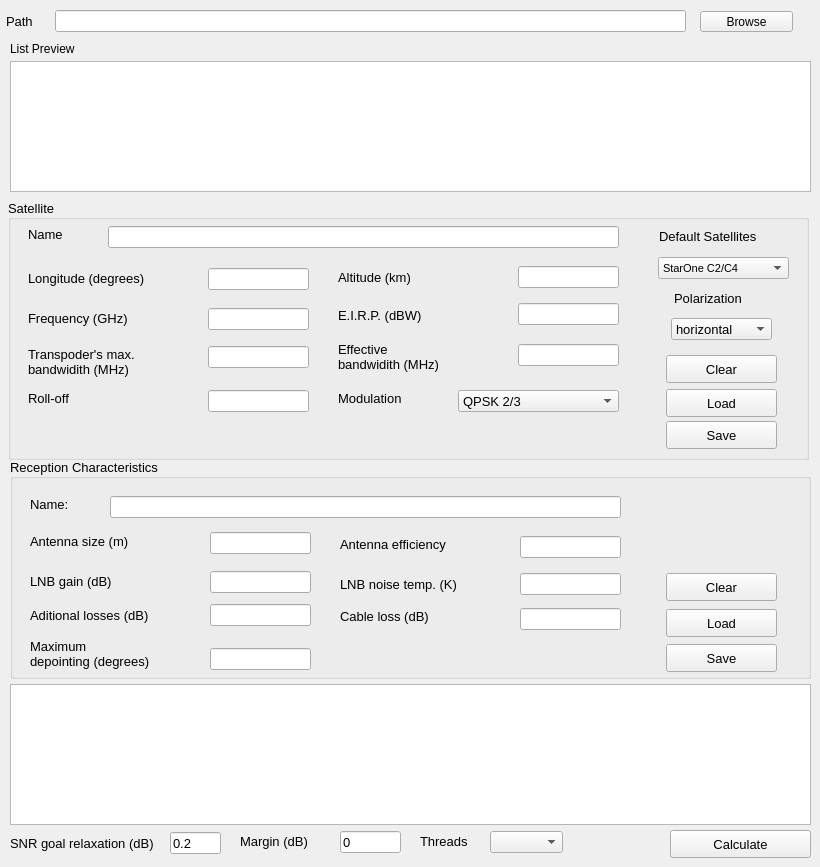
      <widget class="QWidget" name="list_perf_calc_page_2">
       <widget class="QPushButton" name="browse_path_mp_perf_2">
        <property name="geometry">
         <rect>
          <x>700</x>
          <y>11</y>
          <width>93</width>
          <height>21</height>
         </rect>
        </property>
        <property name="statusTip">
         <string>Browse list</string>
        </property>
        <property name="text">
         <string>Browse</string>
        </property>
       </widget>
       <widget class="QLabel" name="label_137">
        <property name="geometry">
         <rect>
          <x>6</x>
          <y>13</y>
          <width>55</width>
          <height>16</height>
         </rect>
        </property>
        <property name="font">
         <font>
          <pointsize>10</pointsize>
         </font>
        </property>
        <property name="text">
         <string>Path</string>
        </property>
       </widget>
       <widget class="QTableWidget" name="preview_mp_perf_2">
        <property name="geometry">
         <rect>
          <x>10</x>
          <y>61</y>
          <width>801</width>
          <height>131</height>
         </rect>
        </property>
       </widget>
       <widget class="QLabel" name="label_138">
        <property name="geometry">
         <rect>
          <x>10</x>
          <y>41</y>
          <width>91</width>
          <height>16</height>
         </rect>
        </property>
        <property name="text">
         <string>List Preview</string>
        </property>
       </widget>
       <widget class="QGroupBox" name="groupBox_19">
        <property name="geometry">
         <rect>
          <x>8</x>
          <y>199</y>
          <width>801</width>
          <height>261</height>
         </rect>
        </property>
        <property name="font">
         <font>
          <pointsize>10</pointsize>
         </font>
        </property>
        <property name="autoFillBackground">
         <bool>false</bool>
        </property>
        <property name="title">
         <string>Satellite</string>
        </property>
        <property name="alignment">
         <set>Qt::AlignJustify|Qt::AlignVCenter</set>
        </property>
        <widget class="QLabel" name="label_139">
         <property name="geometry">
          <rect>
           <x>20</x>
           <y>27</y>
           <width>55</width>
           <height>16</height>
          </rect>
         </property>
         <property name="text">
          <string>Name</string>
         </property>
        </widget>
        <widget class="QLabel" name="label_140">
         <property name="geometry">
          <rect>
           <x>20</x>
           <y>69</y>
           <width>161</width>
           <height>21</height>
          </rect>
         </property>
         <property name="text">
          <string>Longitude (degrees)</string>
         </property>
        </widget>
        <widget class="QLineEdit" name="name_sat_mp_perf_2">
         <property name="geometry">
          <rect>
           <x>100</x>
           <y>27</y>
           <width>511</width>
           <height>22</height>
          </rect>
         </property>
        </widget>
        <widget class="QLineEdit" name="long_sat_mp_perf_2">
         <property name="geometry">
          <rect>
           <x>200</x>
           <y>69</y>
           <width>101</width>
           <height>22</height>
          </rect>
         </property>
        </widget>
        <widget class="QPushButton" name="save_sat_mp_perf_2">
         <property name="geometry">
          <rect>
           <x>658</x>
           <y>222</y>
           <width>111</width>
           <height>28</height>
          </rect>
         </property>
         <property name="font">
          <font>
           <pointsize>10</pointsize>
           <weight>50</weight>
           <bold>false</bold>
          </font>
         </property>
         <property name="text">
          <string>Save</string>
         </property>
        </widget>
        <widget class="QPushButton" name="load_sat_mp_perf_2">
         <property name="geometry">
          <rect>
           <x>658</x>
           <y>190</y>
           <width>111</width>
           <height>28</height>
          </rect>
         </property>
         <property name="font">
          <font>
           <pointsize>10</pointsize>
           <weight>50</weight>
           <bold>false</bold>
          </font>
         </property>
         <property name="text">
          <string>Load</string>
         </property>
        </widget>
        <widget class="QComboBox" name="default_sat_mp_perf_2">
         <property name="geometry">
          <rect>
           <x>650</x>
           <y>58</y>
           <width>131</width>
           <height>22</height>
          </rect>
         </property>
         <property name="font">
          <font>
           <pointsize>8</pointsize>
          </font>
         </property>
         <item>
          <property name="text">
           <string>StarOne C2/C4</string>
          </property>
         </item>
         <item>
          <property name="text">
           <string>Hispamar</string>
          </property>
         </item>
         <item>
          <property name="text">
           <string>Claro</string>
          </property>
         </item>
         <item>
          <property name="text">
           <string>Menino Ney</string>
          </property>
         </item>
        </widget>
        <widget class="QLabel" name="label_141">
         <property name="geometry">
          <rect>
           <x>651</x>
           <y>29</y>
           <width>131</width>
           <height>16</height>
          </rect>
         </property>
         <property name="text">
          <string>Default Satellites</string>
         </property>
        </widget>
        <widget class="QLabel" name="label_142">
         <property name="geometry">
          <rect>
           <x>330</x>
           <y>70</y>
           <width>111</width>
           <height>16</height>
          </rect>
         </property>
         <property name="text">
          <string>Altitude (km)</string>
         </property>
        </widget>
        <widget class="QLineEdit" name="height_sat_mp_perf_2">
         <property name="geometry">
          <rect>
           <x>510</x>
           <y>67</y>
           <width>101</width>
           <height>22</height>
          </rect>
         </property>
        </widget>
        <widget class="QLabel" name="label_143">
         <property name="geometry">
          <rect>
           <x>330</x>
           <y>108</y>
           <width>121</width>
           <height>16</height>
          </rect>
         </property>
         <property name="text">
          <string>E.I.R.P. (dBW)</string>
         </property>
        </widget>
        <widget class="QLineEdit" name="eirp_sat_mp_perf_2">
         <property name="geometry">
          <rect>
           <x>510</x>
           <y>104</y>
           <width>101</width>
           <height>22</height>
          </rect>
         </property>
        </widget>
        <widget class="QLabel" name="label_144">
         <property name="geometry">
          <rect>
           <x>20</x>
           <y>137</y>
           <width>171</width>
           <height>51</height>
          </rect>
         </property>
         <property name="layoutDirection">
          <enum>Qt::LeftToRight</enum>
         </property>
         <property name="text">
          <string>Transpoder's max.
bandwidith (MHz)</string>
         </property>
        </widget>
        <widget class="QLineEdit" name="max_bw_sat_mp_perf_2">
         <property name="geometry">
          <rect>
           <x>200</x>
           <y>147</y>
           <width>101</width>
           <height>22</height>
          </rect>
         </property>
        </widget>
        <widget class="QLabel" name="label_145">
         <property name="geometry">
          <rect>
           <x>330</x>
           <y>132</y>
           <width>171</width>
           <height>51</height>
          </rect>
         </property>
         <property name="layoutDirection">
          <enum>Qt::LeftToRight</enum>
         </property>
         <property name="text">
          <string>Effective 
bandwidith (MHz)</string>
         </property>
        </widget>
        <widget class="QLineEdit" name="bw_util_sat_mp_perf_2">
         <property name="geometry">
          <rect>
           <x>510</x>
           <y>145</y>
           <width>101</width>
           <height>22</height>
          </rect>
         </property>
        </widget>
        <widget class="QLabel" name="label_146">
         <property name="geometry">
          <rect>
           <x>20</x>
           <y>191</y>
           <width>61</width>
           <height>16</height>
          </rect>
         </property>
         <property name="text">
          <string>Roll-off</string>
         </property>
        </widget>
        <widget class="QLineEdit" name="rolloff_sat_mp_perf_2">
         <property name="geometry">
          <rect>
           <x>200</x>
           <y>191</y>
           <width>101</width>
           <height>22</height>
          </rect>
         </property>
        </widget>
        <widget class="QLabel" name="label_147">
         <property name="geometry">
          <rect>
           <x>330</x>
           <y>191</y>
           <width>91</width>
           <height>16</height>
          </rect>
         </property>
         <property name="text">
          <string>Modulation</string>
         </property>
        </widget>
        <widget class="QComboBox" name="modcod_sat_mp_perf_2">
         <property name="geometry">
          <rect>
           <x>450</x>
           <y>191</y>
           <width>161</width>
           <height>22</height>
          </rect>
         </property>
         <item>
          <property name="text">
           <string>QPSK 2/3</string>
          </property>
         </item>
         <item>
          <property name="text">
           <string>8PSK 30/33</string>
          </property>
         </item>
         <item>
          <property name="text">
           <string>64 QAM</string>
          </property>
         </item>
        </widget>
        <widget class="QLabel" name="label_148">
         <property name="geometry">
          <rect>
           <x>20</x>
           <y>109</y>
           <width>131</width>
           <height>20</height>
          </rect>
         </property>
         <property name="text">
          <string>Frequency (GHz)</string>
         </property>
        </widget>
        <widget class="QLineEdit" name="freq_sat_mp_perf_2">
         <property name="geometry">
          <rect>
           <x>200</x>
           <y>109</y>
           <width>101</width>
           <height>22</height>
          </rect>
         </property>
        </widget>
        <widget class="QLabel" name="label_149">
         <property name="geometry">
          <rect>
           <x>666</x>
           <y>89</y>
           <width>91</width>
           <height>20</height>
          </rect>
         </property>
         <property name="text">
          <string>Polarization</string>
         </property>
        </widget>
        <widget class="QComboBox" name="pol_sat_mp_perf_2">
         <property name="geometry">
          <rect>
           <x>663</x>
           <y>119</y>
           <width>101</width>
           <height>22</height>
          </rect>
         </property>
         <item>
          <property name="text">
           <string>horizontal</string>
          </property>
         </item>
         <item>
          <property name="text">
           <string>vertical</string>
          </property>
         </item>
         <item>
          <property name="text">
           <string>circular</string>
          </property>
         </item>
        </widget>
        <widget class="QPushButton" name="clear_satellite_mp_perf_2">
         <property name="geometry">
          <rect>
           <x>658</x>
           <y>156</y>
           <width>111</width>
           <height>28</height>
          </rect>
         </property>
         <property name="font">
          <font>
           <pointsize>10</pointsize>
           <weight>50</weight>
           <bold>false</bold>
          </font>
         </property>
         <property name="text">
          <string>Clear</string>
         </property>
        </widget>
       </widget>
       <widget class="QGroupBox" name="groupBox_20">
        <property name="geometry">
         <rect>
          <x>10</x>
          <y>458</y>
          <width>801</width>
          <height>221</height>
         </rect>
        </property>
        <property name="font">
         <font>
          <pointsize>10</pointsize>
         </font>
        </property>
        <property name="autoFillBackground">
         <bool>false</bool>
        </property>
        <property name="title">
         <string>Reception Characteristics</string>
        </property>
        <property name="alignment">
         <set>Qt::AlignJustify|Qt::AlignVCenter</set>
        </property>
        <widget class="QLabel" name="label_150">
         <property name="geometry">
          <rect>
           <x>20</x>
           <y>38</y>
           <width>55</width>
           <height>16</height>
          </rect>
         </property>
         <property name="text">
          <string>Name:</string>
         </property>
        </widget>
        <widget class="QLabel" name="label_151">
         <property name="geometry">
          <rect>
           <x>20</x>
           <y>68</y>
           <width>151</width>
           <height>31</height>
          </rect>
         </property>
         <property name="text">
          <string>Antenna size (m)</string>
         </property>
        </widget>
        <widget class="QLabel" name="label_152">
         <property name="geometry">
          <rect>
           <x>20</x>
           <y>113</y>
           <width>161</width>
           <height>21</height>
          </rect>
         </property>
         <property name="text">
          <string>LNB gain (dB)</string>
         </property>
        </widget>
        <widget class="QLineEdit" name="name_reception_mp_perf_2">
         <property name="geometry">
          <rect>
           <x>100</x>
           <y>38</y>
           <width>511</width>
           <height>22</height>
          </rect>
         </property>
        </widget>
        <widget class="QLineEdit" name="lnb_gain_reception_mp_perf_2">
         <property name="geometry">
          <rect>
           <x>200</x>
           <y>113</y>
           <width>101</width>
           <height>22</height>
          </rect>
         </property>
        </widget>
        <widget class="QLineEdit" name="ant_size_reception_mp_perf_2">
         <property name="geometry">
          <rect>
           <x>200</x>
           <y>74</y>
           <width>101</width>
           <height>22</height>
          </rect>
         </property>
        </widget>
        <widget class="QPushButton" name="save_reception_mp_perf_2">
         <property name="geometry">
          <rect>
           <x>656</x>
           <y>186</y>
           <width>111</width>
           <height>28</height>
          </rect>
         </property>
         <property name="font">
          <font>
           <pointsize>10</pointsize>
           <weight>50</weight>
           <bold>false</bold>
          </font>
         </property>
         <property name="text">
          <string>Save</string>
         </property>
        </widget>
        <widget class="QPushButton" name="load_reception_mp_perf_2">
         <property name="geometry">
          <rect>
           <x>656</x>
           <y>151</y>
           <width>111</width>
           <height>28</height>
          </rect>
         </property>
         <property name="font">
          <font>
           <pointsize>10</pointsize>
           <weight>50</weight>
           <bold>false</bold>
          </font>
         </property>
         <property name="text">
          <string>Load</string>
         </property>
        </widget>
        <widget class="QLabel" name="label_153">
         <property name="geometry">
          <rect>
           <x>330</x>
           <y>78</y>
           <width>141</width>
           <height>16</height>
          </rect>
         </property>
         <property name="text">
          <string>Antenna efficiency</string>
         </property>
        </widget>
        <widget class="QLineEdit" name="ant_eff_reception_mp_perf_2">
         <property name="geometry">
          <rect>
           <x>510</x>
           <y>78</y>
           <width>101</width>
           <height>22</height>
          </rect>
         </property>
        </widget>
        <widget class="QLabel" name="label_154">
         <property name="geometry">
          <rect>
           <x>330</x>
           <y>118</y>
           <width>161</width>
           <height>16</height>
          </rect>
         </property>
         <property name="text">
          <string>LNB noise temp. (K)</string>
         </property>
         <property name="scaledContents">
          <bool>false</bool>
         </property>
        </widget>
        <widget class="QLineEdit" name="lnb_temp_reception_mp_perf_2">
         <property name="geometry">
          <rect>
           <x>510</x>
           <y>115</y>
           <width>101</width>
           <height>22</height>
          </rect>
         </property>
        </widget>
        <widget class="QLabel" name="label_155">
         <property name="geometry">
          <rect>
           <x>20</x>
           <y>132</y>
           <width>171</width>
           <height>51</height>
          </rect>
         </property>
         <property name="layoutDirection">
          <enum>Qt::LeftToRight</enum>
         </property>
         <property name="text">
          <string>Aditional losses (dB)</string>
         </property>
        </widget>
        <widget class="QLineEdit" name="aditional_losses_reception_mp_perf_2">
         <property name="geometry">
          <rect>
           <x>200</x>
           <y>146</y>
           <width>101</width>
           <height>22</height>
          </rect>
         </property>
        </widget>
        <widget class="QLabel" name="label_156">
         <property name="geometry">
          <rect>
           <x>20</x>
           <y>170</y>
           <width>171</width>
           <height>51</height>
          </rect>
         </property>
         <property name="layoutDirection">
          <enum>Qt::LeftToRight</enum>
         </property>
         <property name="text">
          <string>Maximum 
depointing (degrees)</string>
         </property>
        </widget>
        <widget class="QLineEdit" name="max_depoint_reception_mp_perf_2">
         <property name="geometry">
          <rect>
           <x>200</x>
           <y>190</y>
           <width>101</width>
           <height>22</height>
          </rect>
         </property>
        </widget>
        <widget class="QPushButton" name="clear_reception_mp_perf_2">
         <property name="geometry">
          <rect>
           <x>656</x>
           <y>115</y>
           <width>111</width>
           <height>28</height>
          </rect>
         </property>
         <property name="font">
          <font>
           <pointsize>10</pointsize>
           <weight>50</weight>
           <bold>false</bold>
          </font>
         </property>
         <property name="text">
          <string>Clear</string>
         </property>
        </widget>
        <widget class="QLineEdit" name="cable_loss_reception_mp_perf_2">
         <property name="geometry">
          <rect>
           <x>510</x>
           <y>150</y>
           <width>101</width>
           <height>22</height>
          </rect>
         </property>
        </widget>
        <widget class="QLabel" name="label_157">
         <property name="geometry">
          <rect>
           <x>330</x>
           <y>133</y>
           <width>171</width>
           <height>51</height>
          </rect>
         </property>
         <property name="layoutDirection">
          <enum>Qt::LeftToRight</enum>
         </property>
         <property name="text">
          <string>Cable loss (dB)</string>
         </property>
        </widget>
       </widget>
       <widget class="QTextEdit" name="output_sp_perf_4">
        <property name="geometry">
         <rect>
          <x>10</x>
          <y>684</y>
          <width>801</width>
          <height>141</height>
         </rect>
        </property>
       </widget>
       <widget class="QLineEdit" name="relaxation_mp_perf_2">
        <property name="geometry">
         <rect>
          <x>170</x>
          <y>832</y>
          <width>51</width>
          <height>22</height>
         </rect>
        </property>
        <property name="font">
         <font>
          <pointsize>10</pointsize>
         </font>
        </property>
        <property name="toolTip">
         <string/>
        </property>
        <property name="statusTip">
         <string>Goal (+ -) margin to achieve the required SNR</string>
        </property>
        <property name="text">
         <string>0.2</string>
        </property>
       </widget>
       <widget class="QPushButton" name="calc_mp_perf_2">
        <property name="geometry">
         <rect>
          <x>670</x>
          <y>830</y>
          <width>141</width>
          <height>28</height>
         </rect>
        </property>
        <property name="font">
         <font>
          <pointsize>10</pointsize>
         </font>
        </property>
        <property name="text">
         <string>Calculate</string>
        </property>
       </widget>
       <widget class="QLabel" name="label_158">
        <property name="geometry">
         <rect>
          <x>10</x>
          <y>833</y>
          <width>151</width>
          <height>21</height>
         </rect>
        </property>
        <property name="font">
         <font>
          <pointsize>10</pointsize>
         </font>
        </property>
        <property name="text">
         <string>SNR goal relaxation (dB)</string>
        </property>
       </widget>
       <widget class="QLabel" name="label_159">
        <property name="geometry">
         <rect>
          <x>420</x>
          <y>831</y>
          <width>61</width>
          <height>20</height>
         </rect>
        </property>
        <property name="font">
         <font>
          <pointsize>10</pointsize>
         </font>
        </property>
        <property name="text">
         <string>Threads</string>
        </property>
       </widget>
       <widget class="QComboBox" name="n_threads_2">
        <property name="geometry">
         <rect>
          <x>490</x>
          <y>831</y>
          <width>73</width>
          <height>22</height>
         </rect>
        </property>
        <property name="statusTip">
         <string>Thread number used in calcullations</string>
        </property>
       </widget>
       <widget class="QLineEdit" name="path_mp_perf_2">
        <property name="geometry">
         <rect>
          <x>55</x>
          <y>10</y>
          <width>631</width>
          <height>22</height>
         </rect>
        </property>
       </widget>
       <widget class="QLabel" name="label_160">
        <property name="geometry">
         <rect>
          <x>240</x>
          <y>831</y>
          <width>91</width>
          <height>21</height>
         </rect>
        </property>
        <property name="font">
         <font>
          <pointsize>10</pointsize>
         </font>
        </property>
        <property name="text">
         <string>Margin (dB)</string>
        </property>
       </widget>
       <widget class="QLineEdit" name="margin_mp_perf_2">
        <property name="geometry">
         <rect>
          <x>340</x>
          <y>831</y>
          <width>61</width>
          <height>22</height>
         </rect>
        </property>
        <property name="font">
         <font>
          <pointsize>10</pointsize>
         </font>
        </property>
        <property name="toolTip">
         <string/>
        </property>
        <property name="statusTip">
         <string>Effective link budget margin</string>
        </property>
        <property name="text">
         <string>0</string>
        </property>
       </widget>
      </widget>
